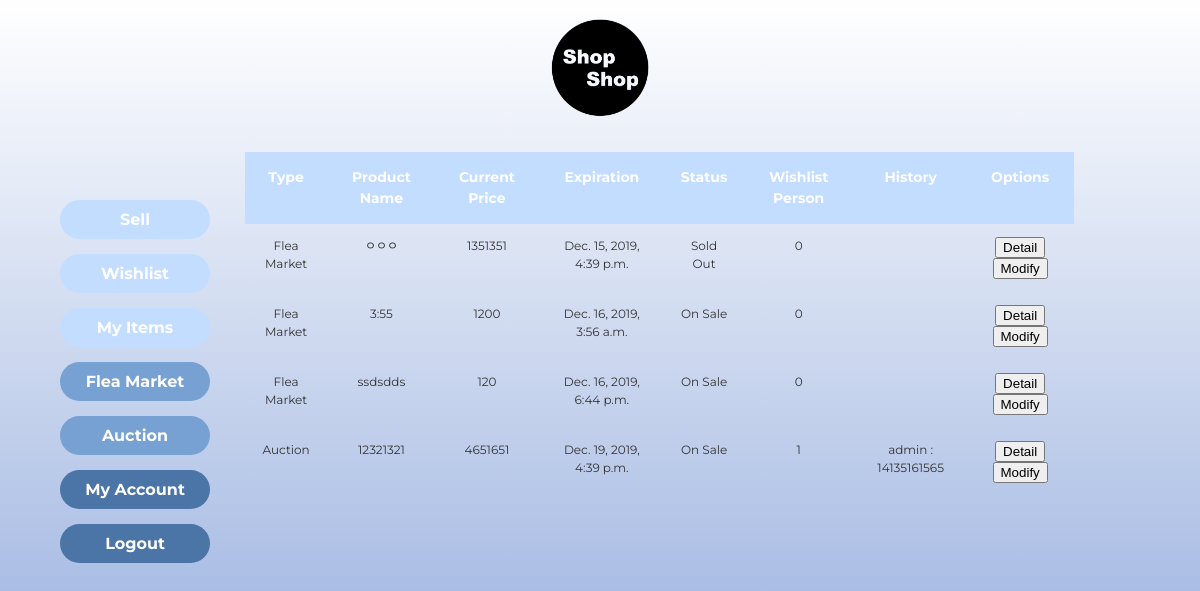
Page /myitems/ (signed in) on the committed database.
### home/models.py (models this page shows)
class Product(models.Model):
	SELLTYPES = (('F', 'Flea'), ('A', 'Auction'))
	selltype = models.CharField(max_length=1, default='F', choices=SELLTYPES)
	STATUSTYPES = (('S', 'Sold'), ('E', 'Expired'), ('R', 'Running')) # 팔림, 안팔림, 현재진행형
	statustype = models.CharField(max_length=1, default='R', choices=STATUSTYPES)
	EXPIREDATE = (('3', '3 Days'), ('7', '7 days'), ('0', '30 days'))
	expirechoice = models.CharField(max_length=1, default='3', choices=EXPIREDATE)
	expire = models.DateTimeField(default=timezone.now() + timedelta(days=3))
	highest_price = models.IntegerField(default=0) # auction이더라도 천장 가격 내면 바로 살 수 있게 하자
	basic_price =  models.IntegerField(default=0) #옥션이라도 최저가 쓰게 하자
	current_price = models.IntegerField(default=0) # 마지막 가격이기도 하지
	buyer = models.ForeignKey(User, on_delete=models.SET_NULL, related_name='buyer', null=True)
	seller = models.ForeignKey(User, on_delete=models.CASCADE, related_name='seller')
	pid = models.AutoField(primary_key=True)
	name = models.CharField(max_length=300)
	place = models.CharField(max_length=300)
	photo = models.ImageField(blank=True, null=True) #https://wayhome25.github.io/django/2017/05/10/media-file/
	category = models.ForeignKey(Category, on_delete=models.SET_NULL, null=True)
	explanation = models.CharField(max_length=1000, null=True) # string field 같은 게 있었나?? 찾아보기

class User(models.Model): # seller buyer 구분하지 말고 걍 둘다 가능하게 해
	rating = models.IntegerField(default=0)
	userid = models.CharField(max_length=20, primary_key=True)
	pw = models.CharField(max_length=20) # min length  같은 건 js 단에서 처리하기
	username = models.CharField(max_length=100)
	phone = models.CharField(max_length=30)

### home/views.py (the view)
# urls.py: path('myitems/', views.myitems, name='myitems'),
def myitems(request):
	userid = request.session.get('userid', False)
	if userid == False : # 로그인 안되어있으면
		return redirect('/login')
	products = Product.objects.filter(seller__userid=userid).order_by('expire')
	wishnum={}
	li={}
	for product in products:
		temp = Wishlist.objects.select_related('pid').filter(pid__pid=product.pid)
		wishnum[product.pid] = len(temp)
		li[product.pid] = []
		if product.selltype == 'A':
			temp = Candidate.objects.select_related('pid').filter(pid__pid=product.pid).order_by('-price')
			for t in temp:
				li[product.pid].append(t.userid.username)
				li[product.pid].append(t.price)
	return render(request, 'home/myitems.html', {'products':products, 'history':li,
		'wishnum':wishnum})

### home/templatetags/mytag.py (called while the page is built)
@register.filter
def get_item(dictionary, key):
    return dictionary.get(key)

### home/templates/home/myitems.html (shortened to what this page needs)
{% load static %}
{% load tz %}
<!DOCTYPE html>
<html lang="en" dir="ltr">
  <head>
    <link rel="stylesheet" href="{% static 'home/style_search.css' %}">
  </head>
  <body>
    <a href="{% url 'market' %}" target="_parent"><img src="{% static 'home/logo.png' %}"
      style="height:100px; padding: 10px;" alt="LOGO_IMG"></a>
  <nav class="left-nav" style="font-weight: bold;position: fixed; left:20px; top:23%">
    <ul>
      <li><a class="upper" href="{% url 'sell' %}">Sell</a></li>
      <li><a class="upper" href="{% url 'wishlist' %}">Wishlist</a></li>
      <li><a class="upper" href="{% url 'myitems' %}">My Items</a></li>
      <li><a class="lower" href="{% url 'market' %}">Flea Market</a></li>
      <li><a class="lower" href="{% url 'auction' %}">Auction</a></li>
      <li><a class="lowest" href="{% url 'mypage' %}">My Account</a></li>
      <li><a class="lowest" href="{% url 'logout' %}">Logout</a></li>
    </ul>
  </nav>
       <table class="search_table">
        <thead>
          <tr>
            <th scope="cols">Type</th>
            <th scope="cols">Product Name</th>
            <th scope="cols">Current Price</th>
            <th scope="cols">Expiration</th>
            <th scope="cols">Status</th>
            <th scope="cols">Wishlist Person</th>
            <th scope="cols">History</th>
            <th scope="cols">Options</th>
          </tr>
        </thead>
        <tbody>
        {% for product in products %}
        {% if forloop.counter|divisibleby:2 %}
          <tr>
            <td>{% if product.selltype == "A" %} Auction
                {% else %} Flea Market {% endif %}</td>
            <td>{{ product.name }}</td>
            <td>{{ product.current_price }}</td>
            <td>{{ product.expire }}</td>
            <td>{% if product.buyer %} Sold Out
                {% elif product.expired|utc < now|utc %} Expired
                {% else %} On Sale {% endif %}</td>
            <td> {{ wishnum|get_item:product.pid }} </td>
            <td>
                {% if product.selltype == "A" %}
                {% for item in  history|get_item:product.pid %}
                {% if forloop.counter|divisibleby:2 %} {{ item }}
                {% else %} {{ item }} : {% endif %}
                {% endfor %}
                {% endif %}
            </td>
            <td><button type="button" onclick="window.open('{% url 'detail' product.pid %}')">Detail</button>
              <button type="button" onclick="window.open('{% url 'editProduct' product.pid %}')">Modify</button></td>
            </tr>
          {% else %}
          <tr>
            <td class="even">{% if product.selltype == "A" %} Auction
                {% else %} Flea Market {% endif %}</td>
            <td class="even">{{ product.name }}</td>
            <td class="even">{{ product.current_price }}</td>
            <td class="even">{{ product.expire }}</td>
            <td class="even">{% if product.buyer %} Sold Out
                {% elif product.expired|utc < now|utc %} Expired
                {% else %} On Sale {% endif %}</td>
            <td class="even"> {{ wishnum|get_item:product.pid }} </td>
            <td class="even">
            </td>
            <td class="even"><button type="button" onclick="window.open('{% url 'detail' product.pid %}')">Detail</button>
                <button type="button" onclick="window.open('{% url 'editProduct' product.pid %}')">Modify</button></td>
          </tr>
          {% endif %}
          {% endfor %}
        </tbody>
      </table>
  </body>
</html>

### home/static/home/style_search.css (style rules this page uses)
body { background: white; background: -webkit-linear-gradient(to bottom, white, #8CA6DB); background: linear-gradient(to bottom, white, #8CA6DB)no-repeat center center fixed; -webkit-background-size: cover; -moz-background-size: cover; -o-background-size: cover; background-size: cover; text-align: center; }
.left-nav { width: auto; align-content: center; display: flex; flex-direction: column; text-align: center; padding-right: 20px; }
.left-nav ul { width: 150px; display: grid; grid-gap: 15px; text-align: left; font-family: 'Montserrat', 'Nanum Gothic Coding', sans-serif; list-style: none; }
.left-nav li { text-align: center; font-family: 'Montserrat', 'Nanum Gothic Coding', sans-serif; font-size: 16px; font-weight: bold; }
.left-nav li a.upper { color: #ffffff; text-decoration: none; display: block; padding: 10px; border-radius: 25px; background-color:#c2ddff; }
.left-nav li a.lower { color: #ffffff; text-decoration: none; display: block; padding: 10px; border-radius: 25px; background-color: #77A1D3; }
.left-nav li a.lowest { color: #ffffff; text-decoration: none; display: block; padding: 10px; border-radius: 25px; background-color: rgb(75, 116, 167); }
.search_table { margin-left: 20%; margin-right: auto; font-family: 'Montserrat', 'Nanum Gothic Coding', sans-serif; border-collapse: collapse; width: 70%; text-align: center; line-height: 1.5; margin-top: 20px; }
.search_table thead th { padding: 15px; font-weight: bold; vertical-align: top; color: #FFFFFF; background: #c2ddff; margin: 20px 10px; font-size: 14px; }
.search_table td { font-size:12px; color:#333333; padding:13px; vertical-align: top; }

### rows in the picture
Product: selltype "Flea Market", name "ㅇㅇㅇ", current_price "1351351", expire "Dec. 15, 2019, 4:39 p.m.", shows "Sold Out", pid "0"
Product: selltype "Flea Market", name "3:55", current_price "1200", expire "Dec. 16, 2019, 3:56 a.m.", shows "On Sale", pid "0"
Product: selltype "Flea Market", name "ssdsdds", current_price "120", expire "Dec. 16, 2019, 6:44 p.m.", shows "On Sale", pid "0"
Product: selltype "Auction", name "12321321", current_price "4651651", expire "Dec. 19, 2019, 4:39 p.m.", shows "On Sale", pid "1", history "14135161565"
User: history "admin"
